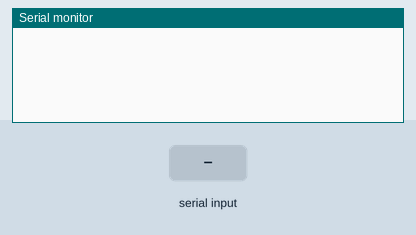
Simulated run of this sketch. Board: Arduino Mega 2560, built with avr-gcc and run on an emulated ATmega2560. Parts: the last lines printed to the serial monitor. Inputs (shaded band) come from the test bench.

Above: at 1.2 s.
1.3 s: "1" received over Serial
At 2.0 s:
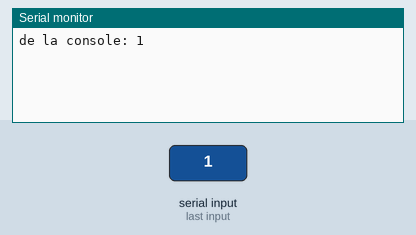
2.8 s: "1" received over the second serial link
At 4.0 s:
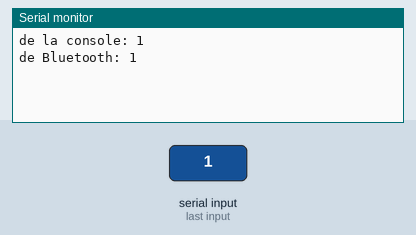
4.3 s: "0" received over Serial
At 5.4 s:
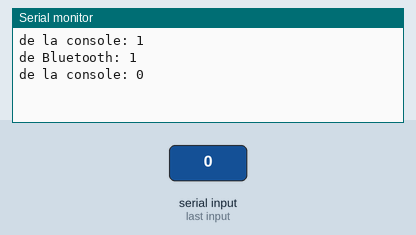
5.8 s: "0" received over the second serial link
At 6.6 s:
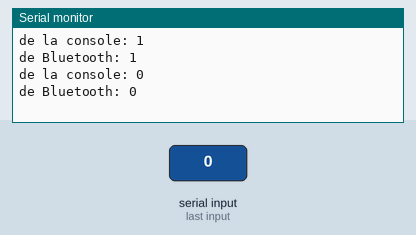

Measured:
- after the input at 1.3 s, the serial monitor: prints a new line at once (image 1)
- after the input at 2.8 s, the serial monitor: prints a new line at once (image 2)
- after the input at 4.3 s, the serial monitor: prints a new line at once (image 3)
- after the input at 5.8 s, the serial monitor: prints a new line at once (image 4)

The sketch:

ArduinoMega.ino
```cpp
/*
Mega Passthrough
22-9-18 RT V1.0
le HM-10 (BLE) est connecté au Serial1
Serial3 sur les PIN 19-18
le Arduino de la maison est connecté au Serial2
Serial2 sur les PIN 16-17
*/

String stringMaison = "";
char charConsole = 0;
char charHM10 = 0;

void setup() {
  Serial.begin(9600);   // Console
  Serial2.begin(9600);  // Maison
  Serial1.begin(9600);  // HM-10
}

void loop() {
  if (Serial2.available()) {
    stringMaison = Serial2.readString();
    Serial.print("de la maison: ");
    Serial.println(stringMaison);
  }
  if (Serial.available()) {
    charConsole = Serial.read();
    Serial.print("de la console: ");
    Serial.println(charConsole);
    Serial2.print(charConsole);
  }
  if (Serial1.available()) {
    charHM10 = Serial1.read();
    Serial.print("de Bluetooth: ");
    Serial.println(charHM10);
    Serial2.print(charHM10);
  }
}
```
